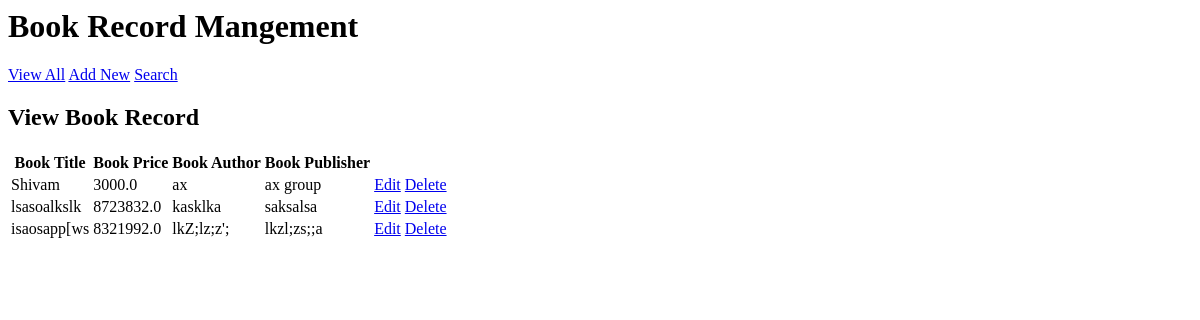
The page /BRMapp/view-books on the database as committed earlier.
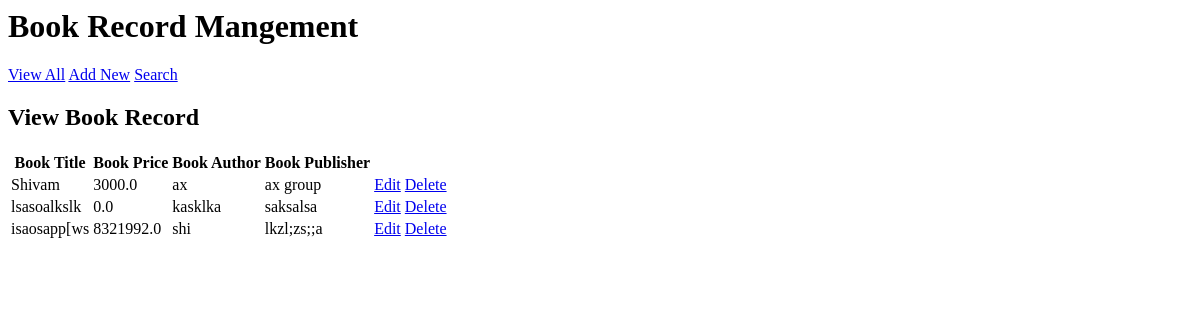
The same page on the database as committed later.
### BRMapp/models.py (models this page shows, shortened)
class Book(models.Model):
    title = models.CharField(max_length=100)
    price = models.FloatField()
    author = models.CharField(max_length=100)
    publisher = models.CharField(max_length=100)

### BRMapp/views.py (the view)
# urls.py: path('view-books',views.viewBooks),
def viewBooks(request):
    books = Book.objects.all()
    res=render(request,'BRMapp/view_book.html',{'books':books})
    return res

### templates/BRMapp/view_book.html (shortened to what this page needs)
<!DOCTYPE html
{% load staticfiles %}
<html lang="en" dir="ltr">
  <head>
    <link rel="stylesheet" href="{% static 'css/BRMstyle.css' %}">
  </head>
  <body>
    <div id="header">
      <h1>Book Record Mangement</h1>
      <div id="nav">
        <a href="/BRMapp/view-books">View All</a>
        <a href="/BRMapp/new-book">Add New</a>
        <a href="/BRMapp/search-book">Search</a>
      </div>
    </div>
    <div id="main">
      <h2>View Book Record</h2>
      <table>
        <thead>
          <th>Book Title</th>
          <th>Book Price</th>
          <th>Book Author</th>
          <th>Book Publisher</th>
        </thead>
        {% for book in books %}
        <tr>
          <td>{{book.title}}</td>
          <td>{{book.price}}</td>
          <td>{{book.author}}</td>
          <td>{{book.publisher}}</td>
          <td><a href="/BRMapp/edit-book?bookid={{book.id}}" class="btn">Edit</a></td>
          <td><a href="/BRMapp/delete-book?bookid={{book.id}}" class="btn">Delete</a</td>
        </tr>
        {% endfor %}
      </table>
    </div>
  </body>
</html>

Rows that differ between the two databases and show on the page:
changed Book "lsasoalkslk": price "8723832.0" → "0.0"
changed Book "isaosapp[ws": author "lkZ;lz;z';" → "shi"
